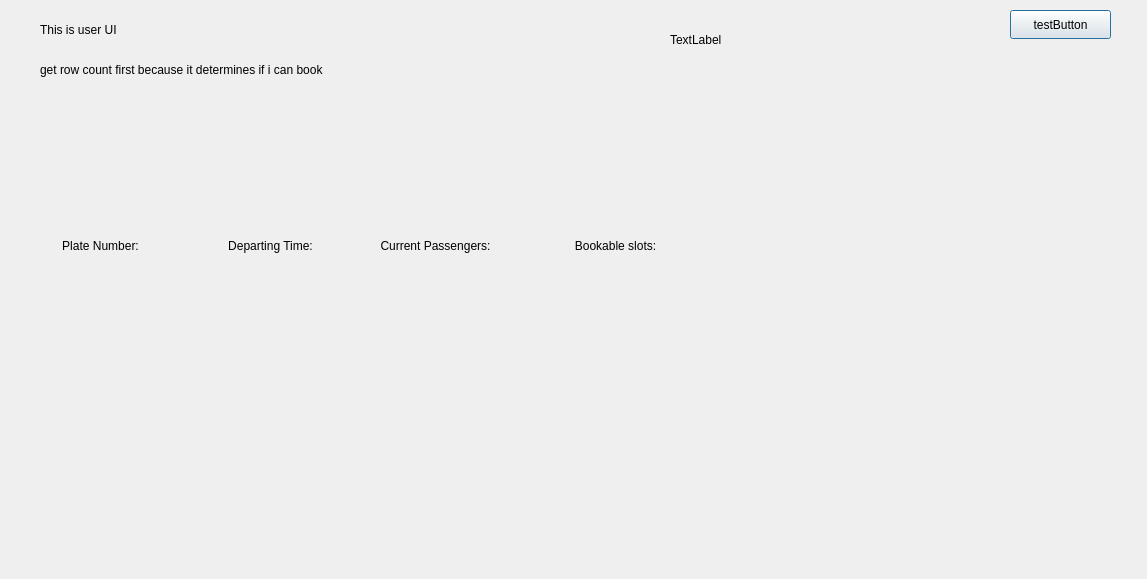
<?xml version="1.0" encoding="UTF-8"?>
<ui version="4.0">
 <class>Dialog</class>
 <widget class="QDialog" name="Dialog">
  <property name="geometry">
   <rect>
    <x>0</x>
    <y>0</y>
    <width>1147</width>
    <height>579</height>
   </rect>
  </property>
  <property name="windowTitle">
   <string>Dialog</string>
  </property>
  <widget class="QPushButton" name="testButton">
   <property name="geometry">
    <rect>
     <x>1010</x>
     <y>10</y>
     <width>101</width>
     <height>29</height>
    </rect>
   </property>
   <property name="text">
    <string>testButton</string>
   </property>
  </widget>
  <widget class="QLabel" name="label">
   <property name="geometry">
    <rect>
     <x>40</x>
     <y>20</y>
     <width>141</width>
     <height>20</height>
    </rect>
   </property>
   <property name="text">
    <string>This is user UI</string>
   </property>
  </widget>
  <widget class="QLabel" name="label_2">
   <property name="geometry">
    <rect>
     <x>40</x>
     <y>60</y>
     <width>461</width>
     <height>20</height>
    </rect>
   </property>
   <property name="text">
    <string>get row count first because it determines if i can book</string>
   </property>
  </widget>
  <widget class="QLabel" name="slotsAvailable">
   <property name="geometry">
    <rect>
     <x>540</x>
     <y>220</y>
     <width>151</width>
     <height>51</height>
    </rect>
   </property>
   <property name="text">
    <string>Bookable slots:</string>
   </property>
   <property name="alignment">
    <set>Qt::AlignCenter</set>
   </property>
  </widget>
  <widget class="QLabel" name="plateNumDisplay">
   <property name="geometry">
    <rect>
     <x>30</x>
     <y>220</y>
     <width>141</width>
     <height>51</height>
    </rect>
   </property>
   <property name="text">
    <string>Plate Number:</string>
   </property>
   <property name="alignment">
    <set>Qt::AlignCenter</set>
   </property>
  </widget>
  <widget class="QLabel" name="departing_time_label">
   <property name="geometry">
    <rect>
     <x>200</x>
     <y>220</y>
     <width>141</width>
     <height>51</height>
    </rect>
   </property>
   <property name="text">
    <string>Departing Time:</string>
   </property>
   <property name="alignment">
    <set>Qt::AlignCenter</set>
   </property>
  </widget>
  <widget class="QLabel" name="passenger_count_label">
   <property name="geometry">
    <rect>
     <x>360</x>
     <y>220</y>
     <width>151</width>
     <height>51</height>
    </rect>
   </property>
   <property name="text">
    <string>Current Passengers:</string>
   </property>
   <property name="alignment">
    <set>Qt::AlignCenter</set>
   </property>
  </widget>
  <widget class="QLabel" name="label_clock">
   <property name="geometry">
    <rect>
     <x>670</x>
     <y>30</y>
     <width>63</width>
     <height>20</height>
    </rect>
   </property>
   <property name="text">
    <string>TextLabel</string>
   </property>
  </widget>
 </widget>
 <resources/>
 <connections/>
</ui>
